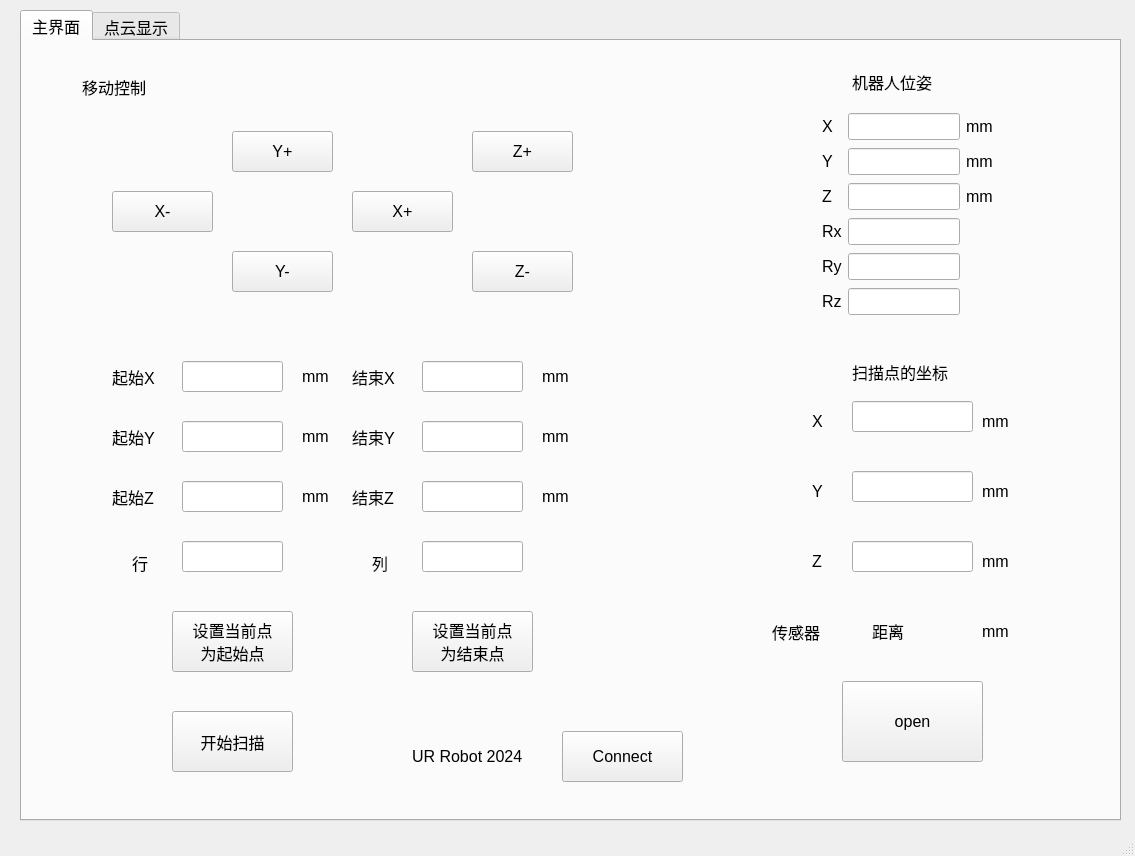
<?xml version="1.0" encoding="UTF-8"?>
<ui version="4.0">
 <class>MainWindow</class>
 <widget class="QMainWindow" name="MainWindow">
  <property name="geometry">
   <rect>
    <x>0</x>
    <y>0</y>
    <width>1135</width>
    <height>856</height>
   </rect>
  </property>
  <property name="windowTitle">
   <string>机器人控制系统</string>
  </property>
  <widget class="QWidget" name="centralwidget">
   <widget class="QTabWidget" name="tabWidget">
    <property name="geometry">
     <rect>
      <x>20</x>
      <y>10</y>
      <width>1101</width>
      <height>811</height>
     </rect>
    </property>
    <property name="font">
     <font>
      <pointsize>12</pointsize>
     </font>
    </property>
    <property name="currentIndex">
     <number>0</number>
    </property>
    <widget class="QWidget" name="tab_3">
     <attribute name="title">
      <string>主界面</string>
     </attribute>
     <widget class="QWidget" name="layoutWidget">
      <property name="geometry">
       <rect>
        <x>390</x>
        <y>680</y>
        <width>271</width>
        <height>71</height>
       </rect>
      </property>
      <layout class="QHBoxLayout" name="horizontalLayout">
       <item>
        <widget class="QLabel" name="label">
         <property name="font">
          <font>
           <pointsize>12</pointsize>
          </font>
         </property>
         <property name="text">
          <string>UR Robot 2024</string>
         </property>
        </widget>
       </item>
       <item>
        <widget class="QPushButton" name="pushButton">
         <property name="minimumSize">
          <size>
           <width>50</width>
           <height>50</height>
          </size>
         </property>
         <property name="maximumSize">
          <size>
           <width>121</width>
           <height>51</height>
          </size>
         </property>
         <property name="font">
          <font>
           <pointsize>12</pointsize>
          </font>
         </property>
         <property name="text">
          <string>Connect</string>
         </property>
        </widget>
       </item>
      </layout>
     </widget>
     <widget class="QWidget" name="gridLayoutWidget">
      <property name="geometry">
       <rect>
        <x>800</x>
        <y>70</y>
        <width>171</width>
        <height>211</height>
       </rect>
      </property>
      <layout class="QGridLayout" name="gridLayout">
       <item row="2" column="2">
        <widget class="QLineEdit" name="lineEdit_3">
         <property name="alignment">
          <set>Qt::AlignRight|Qt::AlignTrailing|Qt::AlignVCenter</set>
         </property>
        </widget>
       </item>
       <item row="4" column="2">
        <widget class="QLineEdit" name="lineEdit_5">
         <property name="alignment">
          <set>Qt::AlignRight|Qt::AlignTrailing|Qt::AlignVCenter</set>
         </property>
        </widget>
       </item>
       <item row="4" column="0">
        <widget class="QLabel" name="label_10">
         <property name="text">
          <string>Ry</string>
         </property>
        </widget>
       </item>
       <item row="1" column="2">
        <widget class="QLineEdit" name="lineEdit_2">
         <property name="alignment">
          <set>Qt::AlignRight|Qt::AlignTrailing|Qt::AlignVCenter</set>
         </property>
        </widget>
       </item>
       <item row="2" column="0">
        <widget class="QLabel" name="label_3">
         <property name="text">
          <string>Z</string>
         </property>
        </widget>
       </item>
       <item row="1" column="0">
        <widget class="QLabel" name="label_4">
         <property name="text">
          <string>Y</string>
         </property>
        </widget>
       </item>
       <item row="0" column="2">
        <widget class="QLineEdit" name="lineEdit_1">
         <property name="alignment">
          <set>Qt::AlignRight|Qt::AlignTrailing|Qt::AlignVCenter</set>
         </property>
        </widget>
       </item>
       <item row="5" column="0">
        <widget class="QLabel" name="label_11">
         <property name="text">
          <string>Rz</string>
         </property>
        </widget>
       </item>
       <item row="3" column="2">
        <widget class="QLineEdit" name="lineEdit_4">
         <property name="alignment">
          <set>Qt::AlignRight|Qt::AlignTrailing|Qt::AlignVCenter</set>
         </property>
        </widget>
       </item>
       <item row="0" column="0">
        <widget class="QLabel" name="label_2">
         <property name="text">
          <string>X</string>
         </property>
        </widget>
       </item>
       <item row="3" column="0">
        <widget class="QLabel" name="label_8">
         <property name="text">
          <string>Rx</string>
         </property>
        </widget>
       </item>
       <item row="0" column="3">
        <widget class="QLabel" name="label_5">
         <property name="text">
          <string>mm</string>
         </property>
        </widget>
       </item>
       <item row="1" column="3">
        <widget class="QLabel" name="label_6">
         <property name="text">
          <string>mm</string>
         </property>
        </widget>
       </item>
       <item row="2" column="3">
        <widget class="QLabel" name="label_7">
         <property name="text">
          <string>mm</string>
         </property>
        </widget>
       </item>
       <item row="5" column="2">
        <widget class="QLineEdit" name="lineEdit_6">
         <property name="alignment">
          <set>Qt::AlignRight|Qt::AlignTrailing|Qt::AlignVCenter</set>
         </property>
        </widget>
       </item>
      </layout>
     </widget>
     <widget class="QLabel" name="label_distance">
      <property name="geometry">
       <rect>
        <x>850</x>
        <y>580</y>
        <width>91</width>
        <height>20</height>
       </rect>
      </property>
      <property name="text">
       <string>距离</string>
      </property>
     </widget>
     <widget class="QLabel" name="label_mm">
      <property name="geometry">
       <rect>
        <x>960</x>
        <y>580</y>
        <width>31</width>
        <height>21</height>
       </rect>
      </property>
      <property name="text">
       <string>mm</string>
      </property>
     </widget>
     <widget class="QPushButton" name="pushButton_serOpen">
      <property name="geometry">
       <rect>
        <x>820</x>
        <y>640</y>
        <width>141</width>
        <height>81</height>
       </rect>
      </property>
      <property name="font">
       <font>
        <pointsize>12</pointsize>
       </font>
      </property>
      <property name="text">
       <string>open</string>
      </property>
     </widget>
     <widget class="QPushButton" name="pushButton_startRaster">
      <property name="geometry">
       <rect>
        <x>150</x>
        <y>670</y>
        <width>121</width>
        <height>61</height>
       </rect>
      </property>
      <property name="text">
       <string>开始扫描</string>
      </property>
     </widget>
     <widget class="QLabel" name="label_distance_2">
      <property name="geometry">
       <rect>
        <x>830</x>
        <y>310</y>
        <width>131</width>
        <height>41</height>
       </rect>
      </property>
      <property name="text">
       <string>扫描点的坐标</string>
      </property>
     </widget>
     <widget class="QLabel" name="label_9">
      <property name="geometry">
       <rect>
        <x>790</x>
        <y>370</y>
        <width>21</width>
        <height>21</height>
       </rect>
      </property>
      <property name="text">
       <string>X</string>
      </property>
     </widget>
     <widget class="QLabel" name="label_12">
      <property name="geometry">
       <rect>
        <x>790</x>
        <y>440</y>
        <width>21</width>
        <height>21</height>
       </rect>
      </property>
      <property name="text">
       <string>Y</string>
      </property>
     </widget>
     <widget class="QLabel" name="label_13">
      <property name="geometry">
       <rect>
        <x>790</x>
        <y>510</y>
        <width>21</width>
        <height>21</height>
       </rect>
      </property>
      <property name="text">
       <string>Z</string>
      </property>
     </widget>
     <widget class="QLineEdit" name="lineEdit_7">
      <property name="geometry">
       <rect>
        <x>830</x>
        <y>360</y>
        <width>121</width>
        <height>31</height>
       </rect>
      </property>
      <property name="alignment">
       <set>Qt::AlignRight|Qt::AlignTrailing|Qt::AlignVCenter</set>
      </property>
     </widget>
     <widget class="QLineEdit" name="lineEdit_8">
      <property name="geometry">
       <rect>
        <x>830</x>
        <y>430</y>
        <width>121</width>
        <height>31</height>
       </rect>
      </property>
      <property name="alignment">
       <set>Qt::AlignRight|Qt::AlignTrailing|Qt::AlignVCenter</set>
      </property>
     </widget>
     <widget class="QLineEdit" name="lineEdit_9">
      <property name="geometry">
       <rect>
        <x>830</x>
        <y>500</y>
        <width>121</width>
        <height>31</height>
       </rect>
      </property>
      <property name="alignment">
       <set>Qt::AlignRight|Qt::AlignTrailing|Qt::AlignVCenter</set>
      </property>
     </widget>
     <widget class="QLabel" name="label_14">
      <property name="geometry">
       <rect>
        <x>960</x>
        <y>370</y>
        <width>31</width>
        <height>21</height>
       </rect>
      </property>
      <property name="text">
       <string>mm</string>
      </property>
     </widget>
     <widget class="QLabel" name="label_15">
      <property name="geometry">
       <rect>
        <x>960</x>
        <y>440</y>
        <width>31</width>
        <height>21</height>
       </rect>
      </property>
      <property name="text">
       <string>mm</string>
      </property>
     </widget>
     <widget class="QLabel" name="label_16">
      <property name="geometry">
       <rect>
        <x>960</x>
        <y>510</y>
        <width>31</width>
        <height>21</height>
       </rect>
      </property>
      <property name="text">
       <string>mm</string>
      </property>
     </widget>
     <widget class="QLineEdit" name="lineEdit">
      <property name="geometry">
       <rect>
        <x>160</x>
        <y>320</y>
        <width>101</width>
        <height>31</height>
       </rect>
      </property>
     </widget>
     <widget class="QLabel" name="label_17">
      <property name="geometry">
       <rect>
        <x>90</x>
        <y>320</y>
        <width>51</width>
        <height>31</height>
       </rect>
      </property>
      <property name="text">
       <string>起始X</string>
      </property>
     </widget>
     <widget class="QLineEdit" name="lineEdit_32">
      <property name="geometry">
       <rect>
        <x>160</x>
        <y>380</y>
        <width>101</width>
        <height>31</height>
       </rect>
      </property>
     </widget>
     <widget class="QLabel" name="label_53">
      <property name="geometry">
       <rect>
        <x>90</x>
        <y>380</y>
        <width>51</width>
        <height>31</height>
       </rect>
      </property>
      <property name="text">
       <string>起始Y</string>
      </property>
     </widget>
     <widget class="QLineEdit" name="lineEdit_33">
      <property name="geometry">
       <rect>
        <x>160</x>
        <y>440</y>
        <width>101</width>
        <height>31</height>
       </rect>
      </property>
     </widget>
     <widget class="QLabel" name="label_81">
      <property name="geometry">
       <rect>
        <x>90</x>
        <y>440</y>
        <width>51</width>
        <height>31</height>
       </rect>
      </property>
      <property name="text">
       <string>起始Z</string>
      </property>
     </widget>
     <widget class="QLineEdit" name="lineEdit_52">
      <property name="geometry">
       <rect>
        <x>400</x>
        <y>440</y>
        <width>101</width>
        <height>31</height>
       </rect>
      </property>
     </widget>
     <widget class="QLabel" name="label_82">
      <property name="geometry">
       <rect>
        <x>330</x>
        <y>380</y>
        <width>51</width>
        <height>31</height>
       </rect>
      </property>
      <property name="text">
       <string>结束Y</string>
      </property>
     </widget>
     <widget class="QLineEdit" name="lineEdit_53">
      <property name="geometry">
       <rect>
        <x>400</x>
        <y>380</y>
        <width>101</width>
        <height>31</height>
       </rect>
      </property>
     </widget>
     <widget class="QLineEdit" name="lineEdit_54">
      <property name="geometry">
       <rect>
        <x>400</x>
        <y>320</y>
        <width>101</width>
        <height>31</height>
       </rect>
      </property>
     </widget>
     <widget class="QLabel" name="label_83">
      <property name="geometry">
       <rect>
        <x>330</x>
        <y>440</y>
        <width>61</width>
        <height>31</height>
       </rect>
      </property>
      <property name="text">
       <string>结束Z</string>
      </property>
     </widget>
     <widget class="QLabel" name="label_84">
      <property name="geometry">
       <rect>
        <x>330</x>
        <y>320</y>
        <width>51</width>
        <height>31</height>
       </rect>
      </property>
      <property name="text">
       <string>结束X</string>
      </property>
     </widget>
     <widget class="QLabel" name="label_85">
      <property name="geometry">
       <rect>
        <x>280</x>
        <y>320</y>
        <width>31</width>
        <height>31</height>
       </rect>
      </property>
      <property name="text">
       <string>mm</string>
      </property>
     </widget>
     <widget class="QLabel" name="label_118">
      <property name="geometry">
       <rect>
        <x>280</x>
        <y>380</y>
        <width>31</width>
        <height>31</height>
       </rect>
      </property>
      <property name="text">
       <string>mm</string>
      </property>
     </widget>
     <widget class="QLabel" name="label_119">
      <property name="geometry">
       <rect>
        <x>280</x>
        <y>440</y>
        <width>31</width>
        <height>31</height>
       </rect>
      </property>
      <property name="text">
       <string>mm</string>
      </property>
     </widget>
     <widget class="QLabel" name="label_120">
      <property name="geometry">
       <rect>
        <x>520</x>
        <y>440</y>
        <width>31</width>
        <height>31</height>
       </rect>
      </property>
      <property name="text">
       <string>mm</string>
      </property>
     </widget>
     <widget class="QLabel" name="label_121">
      <property name="geometry">
       <rect>
        <x>520</x>
        <y>320</y>
        <width>31</width>
        <height>31</height>
       </rect>
      </property>
      <property name="text">
       <string>mm</string>
      </property>
     </widget>
     <widget class="QLabel" name="label_122">
      <property name="geometry">
       <rect>
        <x>520</x>
        <y>380</y>
        <width>31</width>
        <height>31</height>
       </rect>
      </property>
      <property name="text">
       <string>mm</string>
      </property>
     </widget>
     <widget class="QLabel" name="label_123">
      <property name="geometry">
       <rect>
        <x>750</x>
        <y>570</y>
        <width>71</width>
        <height>41</height>
       </rect>
      </property>
      <property name="text">
       <string>传感器</string>
      </property>
     </widget>
     <widget class="QLineEdit" name="lineEdit_34">
      <property name="geometry">
       <rect>
        <x>160</x>
        <y>500</y>
        <width>101</width>
        <height>31</height>
       </rect>
      </property>
     </widget>
     <widget class="QLabel" name="label_86">
      <property name="geometry">
       <rect>
        <x>350</x>
        <y>510</y>
        <width>41</width>
        <height>24</height>
       </rect>
      </property>
      <property name="text">
       <string>列</string>
      </property>
     </widget>
     <widget class="QLabel" name="label_87">
      <property name="geometry">
       <rect>
        <x>110</x>
        <y>510</y>
        <width>41</width>
        <height>24</height>
       </rect>
      </property>
      <property name="text">
       <string>行</string>
      </property>
     </widget>
     <widget class="QLineEdit" name="lineEdit_55">
      <property name="geometry">
       <rect>
        <x>400</x>
        <y>500</y>
        <width>101</width>
        <height>31</height>
       </rect>
      </property>
     </widget>
     <widget class="QLabel" name="label_distance_3">
      <property name="geometry">
       <rect>
        <x>830</x>
        <y>20</y>
        <width>111</width>
        <height>41</height>
       </rect>
      </property>
      <property name="text">
       <string>机器人位姿</string>
      </property>
     </widget>
     <widget class="QPushButton" name="pushButton_y_dec">
      <property name="geometry">
       <rect>
        <x>210</x>
        <y>210</y>
        <width>101</width>
        <height>41</height>
       </rect>
      </property>
      <property name="text">
       <string>Y-</string>
      </property>
     </widget>
     <widget class="QPushButton" name="pushButton_x_dec">
      <property name="geometry">
       <rect>
        <x>90</x>
        <y>150</y>
        <width>101</width>
        <height>41</height>
       </rect>
      </property>
      <property name="text">
       <string>X-</string>
      </property>
     </widget>
     <widget class="QLabel" name="label_125">
      <property name="geometry">
       <rect>
        <x>60</x>
        <y>30</y>
        <width>91</width>
        <height>31</height>
       </rect>
      </property>
      <property name="text">
       <string>移动控制</string>
      </property>
     </widget>
     <widget class="QPushButton" name="pushButton_x_inc">
      <property name="enabled">
       <bool>true</bool>
      </property>
      <property name="geometry">
       <rect>
        <x>330</x>
        <y>150</y>
        <width>101</width>
        <height>41</height>
       </rect>
      </property>
      <property name="text">
       <string>X+</string>
      </property>
     </widget>
     <widget class="QPushButton" name="pushButton_z_dec">
      <property name="enabled">
       <bool>true</bool>
      </property>
      <property name="geometry">
       <rect>
        <x>450</x>
        <y>210</y>
        <width>101</width>
        <height>41</height>
       </rect>
      </property>
      <property name="text">
       <string>Z-</string>
      </property>
     </widget>
     <widget class="QPushButton" name="pushButton_y_inc">
      <property name="geometry">
       <rect>
        <x>210</x>
        <y>90</y>
        <width>101</width>
        <height>41</height>
       </rect>
      </property>
      <property name="text">
       <string>Y+</string>
      </property>
     </widget>
     <widget class="QPushButton" name="pushButton_z_inc">
      <property name="enabled">
       <bool>true</bool>
      </property>
      <property name="geometry">
       <rect>
        <x>450</x>
        <y>90</y>
        <width>101</width>
        <height>41</height>
       </rect>
      </property>
      <property name="text">
       <string>Z+</string>
      </property>
     </widget>
     <widget class="QPushButton" name="pushButton_startRaster_3">
      <property name="geometry">
       <rect>
        <x>150</x>
        <y>570</y>
        <width>121</width>
        <height>61</height>
       </rect>
      </property>
      <property name="font">
       <font>
        <pointsize>12</pointsize>
        <kerning>true</kerning>
       </font>
      </property>
      <property name="text">
       <string>设置当前点
为起始点</string>
      </property>
     </widget>
     <widget class="QPushButton" name="pushButton_startRaster_4">
      <property name="geometry">
       <rect>
        <x>390</x>
        <y>570</y>
        <width>121</width>
        <height>61</height>
       </rect>
      </property>
      <property name="font">
       <font>
        <pointsize>12</pointsize>
        <kerning>true</kerning>
       </font>
      </property>
      <property name="text">
       <string>设置当前点
为结束点</string>
      </property>
     </widget>
    </widget>
    <widget class="QWidget" name="tab_4">
     <attribute name="title">
      <string>点云显示</string>
     </attribute>
     <widget class="QWidget" name="widget" native="true">
      <property name="geometry">
       <rect>
        <x>20</x>
        <y>20</y>
        <width>901</width>
        <height>731</height>
       </rect>
      </property>
      <widget class="QWidget" name="formLayoutWidget">
       <property name="geometry">
        <rect>
         <x>10</x>
         <y>10</y>
         <width>881</width>
         <height>711</height>
        </rect>
       </property>
       <layout class="QFormLayout" name="formLayout"/>
      </widget>
     </widget>
     <widget class="QPushButton" name="pushButton_2">
      <property name="geometry">
       <rect>
        <x>940</x>
        <y>170</y>
        <width>131</width>
        <height>71</height>
       </rect>
      </property>
      <property name="text">
       <string>开启点云</string>
      </property>
     </widget>
    </widget>
   </widget>
  </widget>
  <widget class="QStatusBar" name="statusbar"/>
 </widget>
 <resources/>
 <connections/>
</ui>
